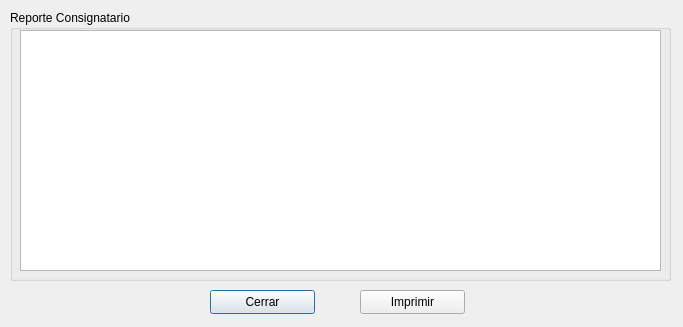
<?xml version="1.0" encoding="UTF-8"?>
<ui version="4.0">
 <class>rconsignatario</class>
 <widget class="QDialog" name="rconsignatario">
  <property name="geometry">
   <rect>
    <x>0</x>
    <y>0</y>
    <width>683</width>
    <height>327</height>
   </rect>
  </property>
  <property name="windowTitle">
   <string>Reporte de Consignatario</string>
  </property>
  <widget class="QPushButton" name="cerrar">
   <property name="geometry">
    <rect>
     <x>210</x>
     <y>290</y>
     <width>105</width>
     <height>24</height>
    </rect>
   </property>
   <property name="text">
    <string>Cerrar</string>
   </property>
   <property name="icon">
    <iconset resource="pandasoft.qrc">
     <normaloff>:/images/dialog-close.png</normaloff>:/images/dialog-close.png</iconset>
   </property>
  </widget>
  <widget class="QPushButton" name="print">
   <property name="geometry">
    <rect>
     <x>360</x>
     <y>290</y>
     <width>105</width>
     <height>24</height>
    </rect>
   </property>
   <property name="text">
    <string>Imprimir</string>
   </property>
   <property name="icon">
    <iconset resource="pandasoft.qrc">
     <normaloff>:/images/document-print-preview.png</normaloff>:/images/document-print-preview.png</iconset>
   </property>
  </widget>
  <widget class="QGroupBox" name="groupBox">
   <property name="geometry">
    <rect>
     <x>10</x>
     <y>10</y>
     <width>661</width>
     <height>271</height>
    </rect>
   </property>
   <property name="title">
    <string>Reporte Consignatario</string>
   </property>
   <widget class="QTableView" name="lista">
    <property name="geometry">
     <rect>
      <x>10</x>
      <y>20</y>
      <width>641</width>
      <height>241</height>
     </rect>
    </property>
   </widget>
  </widget>
 </widget>
 <tabstops>
  <tabstop>lista</tabstop>
  <tabstop>cerrar</tabstop>
  <tabstop>print</tabstop>
 </tabstops>
 <resources>
  <include location="pandasoft.qrc"/>
 </resources>
 <connections>
  <connection>
   <sender>cerrar</sender>
   <signal>clicked()</signal>
   <receiver>rconsignatario</receiver>
   <slot>reject()</slot>
   <hints>
    <hint type="sourcelabel">
     <x>152</x>
     <y>297</y>
    </hint>
    <hint type="destinationlabel">
     <x>46</x>
     <y>293</y>
    </hint>
   </hints>
  </connection>
 </connections>
</ui>
